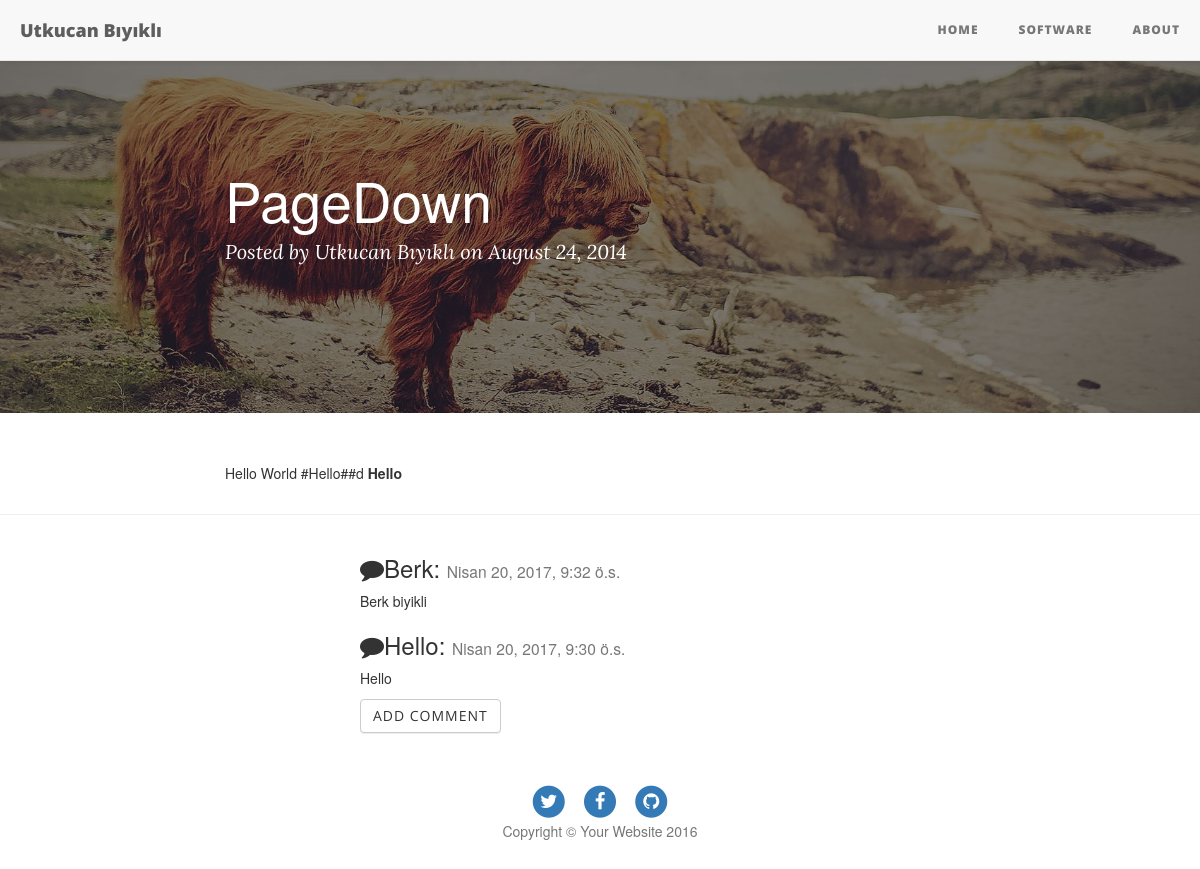
The app's page /29/, older data.
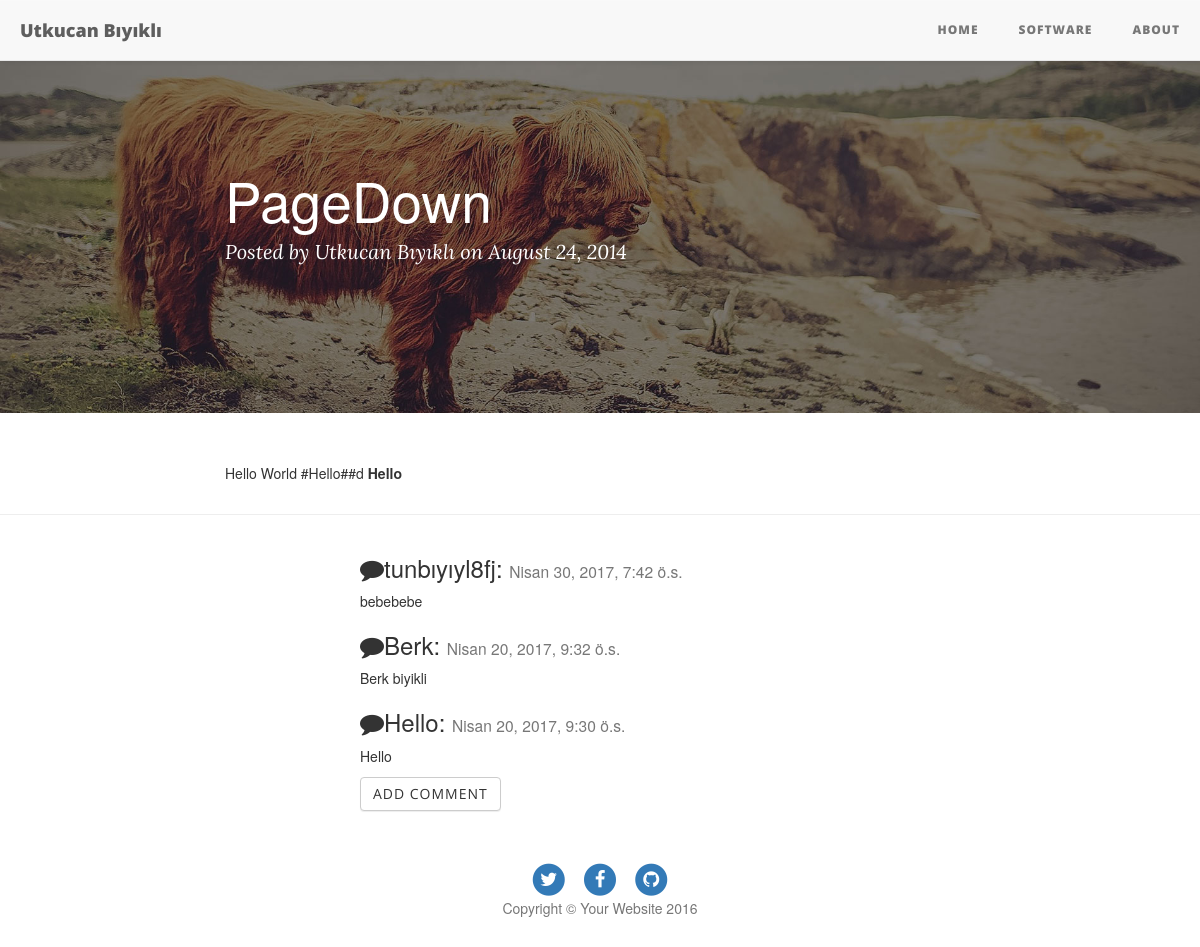
The same page, newer data.
### Articles/models.py (models this page shows, shortened)
class Comment(models.Model):
    name=models.CharField(max_length=25)
    date=models.DateTimeField(auto_now_add=True)
    comment=models.TextField(max_length=140)
    publish=models.BooleanField(default=False)
    article=models.ForeignKey('Articles.Article',related_name="comments",on_delete=models.CASCADE)
    class Meta:
        ordering = ['-date']

### Articles/views.py (the view)
# urls.py: url(r'^(?P<pk>[0-9]+)/$', views.DetailView.as_view(), name="detail"),
class DetailView(generic.DetailView):
    model=Article
    template_name = "article/detail.html"

### Articles/templates/article/detail.html (shortened to what this page needs)
{% extends 'article/base.html' %}
{% block body %}
  <header class="intro-header" style="background-image: url('../../static/Articles/img/contact-bg.jpg')">
        <div class="container">
            <div class="row">
                <div class="col-lg-8 col-lg-offset-2 col-md-10 col-md-offset-1">
                    <div class="post-heading">
                        <h1>{{article.title}}</h1>
                        <span class="meta">Posted by <a href="{% url 'articles:about' %}">Utkucan Bıyıklı</a> on August 24, 2014</span>
                    </div>
                </div>
            </div>
        </div>
</header>
        <div class="container">
            <div class="row">
                <div class="col-lg-8 col-lg-offset-2 col-md-10 col-md-offset-1">
                         {% autoescape on %}
<p class="content-markdown">{{article.content|safe}}</p>
                        {% endautoescape %}
                </div>
            </div>
        </div>
<hr>
<div class="row" style="margin-left:30%;">
{% for comment in article.comments.all   %}
        {% if comment.publish %}
                    <h3><i class="fa fa-comment"></i>{{comment.name}}:
                    <small>{{comment.date}}</small>
                </h3>
                <p>{{comment.comment}}</p>
        {% endif %}
    {% empty %}
    <p>No comments here yet :(</p>
{% endfor %}
    <a class="btn btn-default" href="{% url 'articles:add_comment' id=article.id %}">Add Comment</a>
</div>
    <footer>
        <div class="container">
            <div class="row">
                <div class="col-lg-8 col-lg-offset-2 col-md-10 col-md-offset-1">
                    <ul class="list-inline text-center">
                        <li>
                            <a href="https://www.twitter.com/utkucanbykl">
                                <span class="fa-stack fa-lg">
                                    <i class="fa fa-circle fa-stack-2x"></i>
                                    <i class="fa fa-twitter fa-stack-1x fa-inverse"></i>
                                </span>
                            </a>
                        </li>
                        <li>
                            <a href="https://www.facebook.com/utkucanbykl">
                                <span class="fa-stack fa-lg">
                                    <i class="fa fa-circle fa-stack-2x"></i>
                                    <i class="fa fa-facebook fa-stack-1x fa-inverse"></i>
                                </span>
                            </a>
                        </li>
                        <li>
                            <a href="https://www.github.com/utkucanbykl">
                                <span class="fa-stack fa-lg">
                                    <i class="fa fa-circle fa-stack-2x"></i>
                                    <i class="fa fa-github fa-stack-1x fa-inverse"></i>
                                </span>
                            </a>
                        </li>
                    </ul>
                    <p class="copyright text-muted">Copyright &copy; Your Website 2016</p>
                </div>
            </div>
        </div>
    </footer>
{% endblock %}

Row changes from the older to the newer data that the page shows:
added Comment: name "tunbıyıyl8fj", date "Nisan 30, 2017, 7:42 ö.s.", comment "bebebebe"
